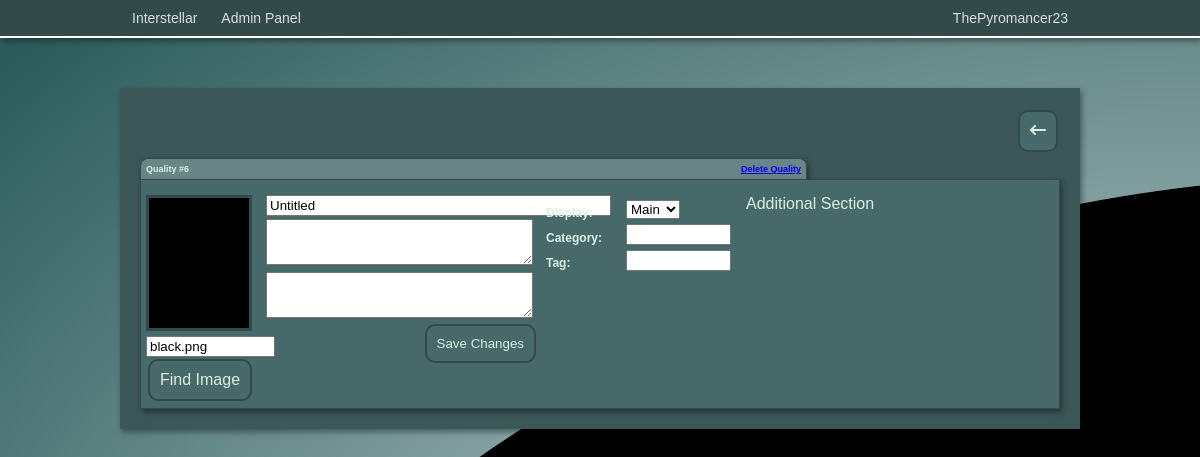
The page /admin/edit_quality?id=6 (signed in) on the database its author committed.
### app/models.py (models this page shows, shortened)
class User(UserMixin, db.Model):
    id = db.Column(db.Integer, primary_key=True)
    username = db.Column(db.String(64), index=True, unique=True)
    email = db.Column(db.String(120), index=True, unique=True)
    password_hash = db.Column(db.String(128))
    privilege_level = db.Column(db.Integer, default=1)
    last_online = db.Column(db.DateTime, default=datetime.utcnow)
    created_storylets = db.relationship('Storylet', backref='author', lazy='dynamic')
    current_hand = db.relationship('Hand', backref='user', lazy='dynamic')

class Quality(db.Model):
    id = db.Column(db.Integer, primary_key=True)
    title = db.Column(db.String)
    image = db.Column(db.String)
    description = db.Column(db.Text)
    notes = db.Column(db.String)
    display = db.Column(db.String)
    category = db.Column(db.String)
    tag = db.Column(db.String)

### app/admin/routes.py (the view)
@bp.route('/edit_quality')
@login_required
def edit_quality():
    if current_user.privilege_level > 1:
        id = request.args.get('id', None, type=int)
        form = QualityForm()
        if id == None:
            quality = defaultQuality()
            db.session.add(quality)
            db.session.commit()
            quality = db.session.query(Quality).get(quality.id)
        else:
            quality = db.session.query(Quality).get(id)
        form.title.data = quality.title
        form.image.data = quality.image
        form.description.data = quality.description
        form.notes.data = quality.notes
        form.display.data = quality.display
        form.category.data = quality.category
        form.tag.data = quality.tag
        return render_template('edit_quality.html', form=form, quality=quality)
    else:
        return redirect(url_for('index'))

### app/admin/forms.py
class QualityForm(FlaskForm):
    title = StringField('Title')
    image = StringField('Image')
    description = TextAreaField('Description')
    notes = TextAreaField('Notes')
    display = SelectField('Display', choices=['None', 'Main'])
    category = StringField('Category')
    tag = StringField('Tag')

### app/models.py (called while the page is built)
@login.user_loader
def load_user(id):
    return User.query.get(int(id))

### app/routes.py (called while the page is built)
@app.before_request
def before_request():
    if current_user.is_authenticated:
        current_user.last_online = datetime.utcnow()
        db.session.commit()

### app/admin/templates/edit_quality.html (shortened to what this page needs)
<!DOCTYPE html>
<html>
<head>
    <link rel="stylesheet" href="{{ url_for('admin.static', filename='css/admin.css') }}">
</head>
<body>
    {% include 'navbar.html' %}
    <div class="pageblock"></div>
    <div style="width: 960px; margin: auto;">
        <div style="padding: 20px;" class="game boxshadow">
            <a class="adm-btn-link" href="{{ url_for('admin.qualities') }}"><div><i class="fa-solid fa-arrow-left-long"></i></div></a>
            <div class="storylet-core">
                <div style="margin-top: 50px;" class="header boxshadow">Quality #{{ quality.id }}<div style="float: right;"><a href="{{ url_for('admin.delete_quality', id=quality.id) }}">Delete Quality</a></div></div>
                <div class="storylet-body boxshadow">
                    <form id="core-form" class="form1-body" action="" method="POST">
                    <div>
                        <div class="storylet-img-cont">
                            <img class="digitaleffect" src="{{ url_for('static', filename='images/' + quality.image) }}">
                        </div>
                        {{ form.image(size=13, style='margin-top: 5px;', id='image') }}
                        <a class="adm-btn-link" style="float: left;" href="#find-image"><div>Find Image</div></a>
                    </div>
                    <div>
                        {{ form.title(size=40, id='title') }}
                        {{ form.description(class='note-area', id='desc') }}
                        {{ form.notes(class='note-area', id='notes')}}
                        <input id="core-submit" class='adm-btn-link' style="margin-right: 10px;" name="submit" type="submit" value="Save Changes">
                    </div>
                    <div>
                        <p class="labels">{{ form.display.label }}:</p>
                        <p class="labels">{{ form.category.label }}:</p>
                        <p class="labels">{{ form.tag.label }}:</p>
                    </div>
                    <div>
                        <p class="form-fields">{{ form.display }}</p>
                        <p class="form-fields">{{ form.category(size=10) }}</p>
                        <p class="form-fields">{{ form.tag(size=10) }}</p>
                    </div>
                    </form>
                    <div>Additional Section</div>
                </div>
            </div>
        </div>
    </div>
</body>
</html>

### app/templates/navbar.html (shortened to what this page needs)
<div class="navbar boxshadow">
    <div class="navbar-inner">
        <a class="nav-link" href="{{ url_for('index') }}">Interstellar</a>
        {% if current_user.is_authenticated %}
            <div class="dropdown-container">
                <div class="ddbtn nav-link">{{current_user.username}}</div>
                </div>
            </div>
            {% if current_user.privilege_level > 1 %}
            <div style="float: left;" class="dropdown-container">
                <a href="{{ url_for('admin.admin') }}"><div class="ddbtn nav-link">Admin Panel</div></a>
                </div>
            </div>
            {% endif %}
        {% endif %}

### app/admin/static/css/admin.css (style rules this page uses)
.navbar { width: 100%; overflow: hidden; border-bottom: solid white 2px; background: #324A4A; }
.navbar-inner { margin: auto; width: 960px; }
.nav-link { float: left; color: #f2f2f2e1; text-align: center; text-decoration: none; padding: 10px 12px; font-size: 14px; }
.dropdown-container { float: right; overflow: hidden; }
.pageblock { height: 50px; width: 100%; }
* { margin: 0; }
.game { background-color: #3C5757; }
body { font-family: arial; background: black url("images/background.png") no-repeat; color: rgb(218, 239, 227); }
.boxshadow { box-shadow: 2px 3px 6px rgba(0, 0, 0, 0.4); }
.digitaleffect { background: #CFE5E8 url("images/digitaleffect.gif") repeat scroll 0% 0%; }
.adm-btn-link { background-color: #486969; border-radius: 10px; text-decoration: none; padding: 10px; margin: 2px; color:rgb(218, 239, 227); float: right; border-style: solid; border-width: 2px; border-color:#324A4A }
.header { margin-top: 10px; padding: 5px; background-color:rgba(188,218,218,0.35); width: 655px; height: auto; font-size: 9px; font-weight: bold; border-color: #324A4A; border-style: solid; border-width: 1px; border-bottom: 0px; border-radius: 8px 8px 0px 0px; }
.storylet-img-cont { background:#CFE5E8; border:#324A4A; border-style: solid; border-width: 3px; width: 100px; height: 130px; }
.storylet-body { display: grid; grid-template-columns: 600px 308px; padding: 5px; padding-top: 15px; background-color:#486969; border-color: #324A4A; border-style: solid; border-width: 1px; }
.form1-body { display: grid; grid-template-columns: 120px 280px 80px 120px }
.note-area { width: 261px; height: 40px; margin-top: 3px; }
.labels { font-size: 12px; margin-top: 11px; font-weight: bold; }
.form-fields { margin-top: 5px; }

### rows shown on the page
User: username "ThePyromancer23"
Quality: id "6", image (picture), image "black.png", title "Untitled", display "Main"
